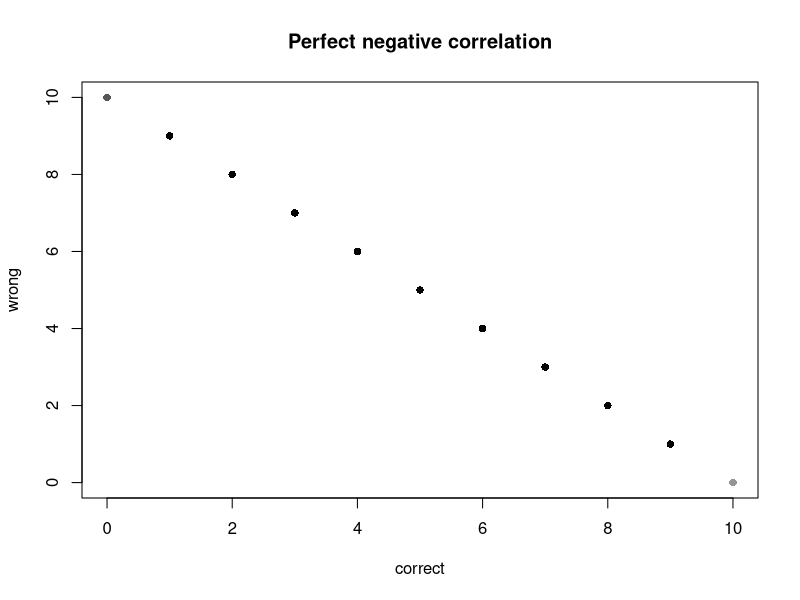
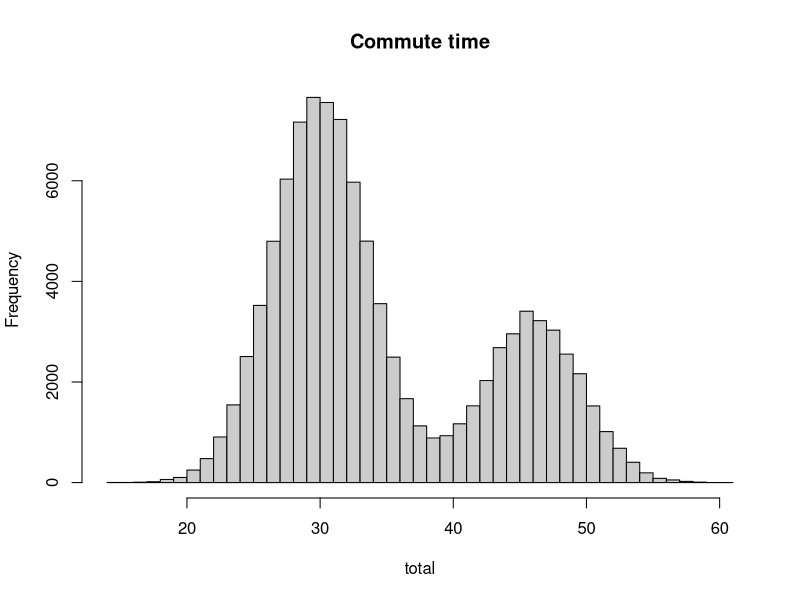
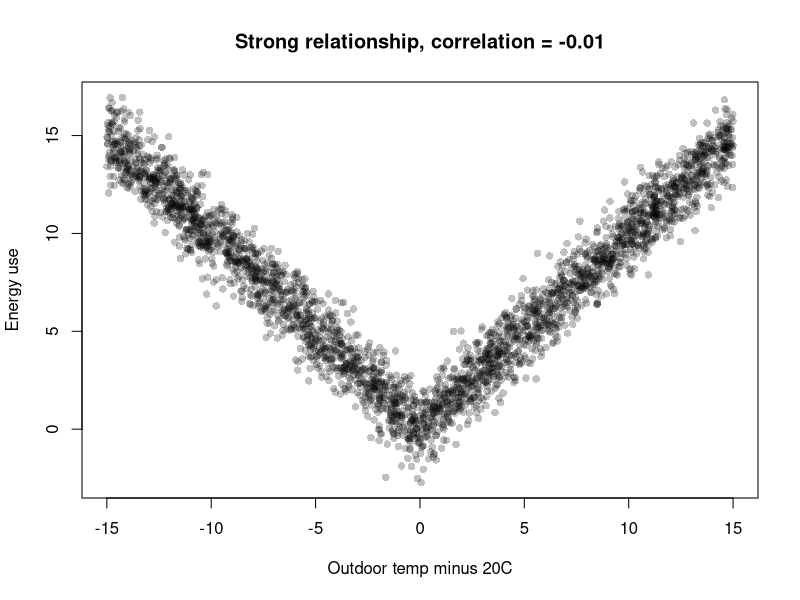

Write the R code that produced these figures, in order.
# STAT 400 -- Covariance through everyday experiments (companion to
# covariance_concepts_experiments.md). Base R only; section numbers match.
set.seed(400)

## ---- Experiment 1: two dice -------------------------------------------
# Exact: enumerate all 36 equally likely outcomes
o <- expand.grid(d1 = 1:6, d2 = 1:6)
o$s <- o$d1 + o$d2; o$gap <- abs(o$d1 - o$d2); o$mx <- pmax(o$d1, o$d2)
pop_cov <- function(a, b) mean(a * b) - mean(a) * mean(b)   # equally likely outcomes
pop_cor <- function(a, b) pop_cov(a, b) / sqrt(pop_cov(a, a) * pop_cov(b, b))
rbind(`d1,d2`  = c(pop_cov(o$d1, o$d2),  pop_cor(o$d1, o$d2)),   # 0, 0
      `d1,sum` = c(pop_cov(o$d1, o$s),   pop_cor(o$d1, o$s)),    # 2.917, 0.707
      `d1,max` = c(pop_cov(o$d1, o$mx),  pop_cor(o$d1, o$mx)),   # 1.458, 0.608
      `sum,gap`= c(pop_cov(o$s, o$gap),  pop_cor(o$s, o$gap)))   # 0, 0 (but dependent!)
# Dependence check for (sum, gap): P(sum=2, gap=0) vs P(sum=2) P(gap=0)
c(joint = mean(o$s == 2 & o$gap == 0), product = mean(o$s == 2) * mean(o$gap == 0))
# Simulation version: do the experiment 10,000 times
n <- 1e4; a <- sample(6, n, TRUE); b <- sample(6, n, TRUE)
c(cor_d1_d2 = cor(a, b), cor_d1_sum = cor(a, a + b))

## ---- Experiment 2: guessing on a 10-question true/false quiz -----------
correct <- rbinom(5000, 10, 0.5); wrong <- 10 - correct
c(cov = cov(correct, wrong), cor = cor(correct, wrong))   # ~ -2.5, exactly -1
cor(correct, 5 * correct)                                  # +1: scale does not matter
plot(correct, wrong, pch = 16, col = rgb(0, 0, 0, .1), main = "Perfect negative correlation")

## ---- Experiment 3: two cards, with vs without replacement --------------
deck <- rep(c(1, 0), c(13, 39))                     # 1 = heart
draw2 <- function(replace) {
  i <- sample(52, 2, replace = replace); deck[i]
}
res_wo <- t(replicate(2e5, draw2(FALSE))); res_w <- t(replicate(2e5, draw2(TRUE)))
c(without_replacement = cov(res_wo[, 1], res_wo[, 2]),   # ~ -0.0037 (exact -1/272)
  with_replacement    = cov(res_w[, 1],  res_w[, 2]))    # ~ 0
c(corr_without = cor(res_wo[, 1], res_wo[, 2]))          # ~ -0.0196 (exact -1/51)

## ---- Experiment 4: commute = bus + walk, both slowed by rain -----------
n <- 1e5
rain <- rbinom(n, 1, 0.3)
bus  <- 20 + 10 * rain + rnorm(n, 0, 3)
walk <- 10 +  6 * rain + rnorm(n, 0, 2)
total <- bus + walk
c(var_bus = var(bus), var_walk = var(walk), cov = cov(bus, walk))   # 30, 11.56, 12.6
c(var_total = var(total),                          # 66.76
  if_independent = var(bus) + var(walk),           # 41.56
  with_cov = var(bus) + var(walk) + 2 * cov(bus, walk))
# Buffer needed to be on time 95% of the time
quantile(total, 0.95)
mean(total) + qnorm(.95) * sqrt(var(bus) + var(walk))   # naive (independent) answer: too small
# Shuffle 'walk' to break the link: same marginals, covariance gone
walk_shuf <- sample(walk); var(bus + walk_shuf)         # ~41.6
hist(total, breaks = 60, main = "Commute time", col = "grey80")

## ---- Experiment 5: temperature vs. energy use (U-shape) ----------------
temp   <- runif(3000, -15, 15)          # degrees from a comfortable 20C
energy <- abs(temp) + rnorm(3000, 0, 1)
c(cov = cov(temp, energy), cor = cor(temp, energy))   # ~ 0
plot(temp, energy, pch = 16, col = rgb(0, 0, 0, .25),
     xlab = "Outdoor temp minus 20C", ylab = "Energy use",
     main = sprintf("Strong relationship, correlation = %.2f", cor(temp, energy)))

## ---- Experiment 6: class survey (replace with your students' data) -----
# Fake data stand-in: read.csv("survey.csv") with columns height, shoe, sleep, study
height <- rnorm(60, 67, 4); shoe <- 0.9 * (height - 67) + 9 + rnorm(60, 0, 0.8)
sleep <- rnorm(60, 7, 1);   study <- pmax(0, 12 - 0.8 * sleep + rnorm(60, 0, 2))
c(cov_in = cov(height, shoe), cov_cm = cov(height * 2.54, shoe),   # covariance changes
  cor_in = cor(height, shoe), cor_cm = cor(height * 2.54, shoe))   # correlation does not
cor(sleep, study)                                                  # trade-off: negative
# Outlier demo
cor(c(height, 84), c(shoe, 16))
# Rank correlation is more robust to outliers (preview)
cor(c(height, 84), c(shoe, 16), method = "spearman")
